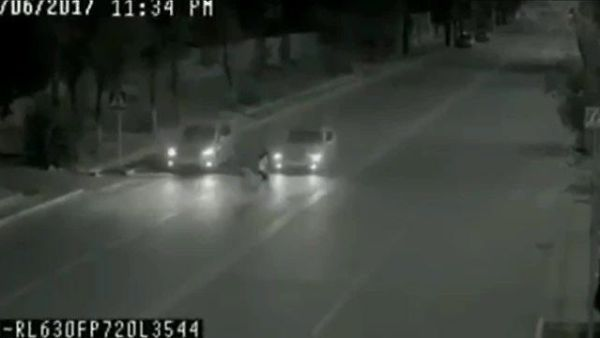
#> input picture Arshad/DIP/HW1/images/10.jpg, 600 x 338 px, found by its file name
$ jupyter execute 6-10.ipynb
#> lines starting #> are read from the running program, lines starting #| are printed output that depends on the picture
### Arshad/DIP/HW1/code/utils.py
from copy import deepcopy
import cv2
import numpy as np


def equalize_image(image):
    image = to_uint8(deepcopy(image))
    if len(image.shape) == 2:
        return cv2.equalizeHist(image)
    if len(image.shape) == 3:
        new_image = np.zeros_like(image)
        for k in range(image.shape[2]):
            new_image[..., k] = cv2.equalizeHist(image[..., k])
        return new_image
    raise

# [8 lines left out: function regional_equalization, not called in this run]

def log_transform(image, c=1):
    image = image.astype(float)
    return c * np.log(1 + image)

def power_transform(image, power, c=1):
    image = image.astype(float)
    return c * image**power

def nemai_transform(image, base=np.e, c=1):
    image = image.astype(float)
    return base ** (c*image)

def root_transform(image, root, c=1):
    image = image.astype(float)
    return power_transform(image, 1.0/root, c)

# [4 lines left out: function negative, not called in this run]

def histogram(img):
    img = to_uint8(img)
    a = [0 for x in range(256)]
    for x in range(256):
        a[x] = np.count_nonzero(img == x)
    return a

def to_uint8(image):
    return ((image - image.min()) / (image.max() - image.min()) * 255).astype('uint8')

# [21 lines left out: functions stretch_contrast, stretch_slice, not called in this run]

def linear_transform(image, a, b):
    return image.astype(float)*a + b

# [6 lines left out: function get_linear_parameters, not called in this run]

### Arshad/DIP/HW1/code/6-10.ipynb
[cell 1]
import matplotlib as mpl
import matplotlib.pyplot as plt
import numpy as np
from utils import *
import os

[cell 2]
# from google.colab import drive
# drive.mount('/content/drive')

[cell 3]
mpl.rcParams['figure.figsize'] = (10, 10)
mpl.rc('image', cmap='gray')

HW_path = '/Users/parsa/Daneshgah/Arshad/2/DIP/HomeWorks/HW1-1400-2/'
images_path = os.path.join(HW_path, 'images')
results_path = os.path.join(HW_path, 'results')

[cell 4]
image = plt.imread(os.path.join(images_path, '10.jpg'))
#> image is the input picture: shape (338, 600, 3); mean R, G, B 59, 64.4, 58.2
print(np.all(image[..., 0] == image[..., 1]), np.all(image[..., 2] == image[..., 1]))
#| False False
image = image[..., 2]
#> image: shape (338, 600)
image.shape
#> Out = (338, 600)

[cell 5]
image_histogram = histogram(image)
#> after the loop in histogram, `for x in range(256):`: a = 256 values, max 8861 at index 67, min 0 at index 63, mean 792.2
#> image_histogram has the same summary as a in histogram
plt.plot(image_histogram)
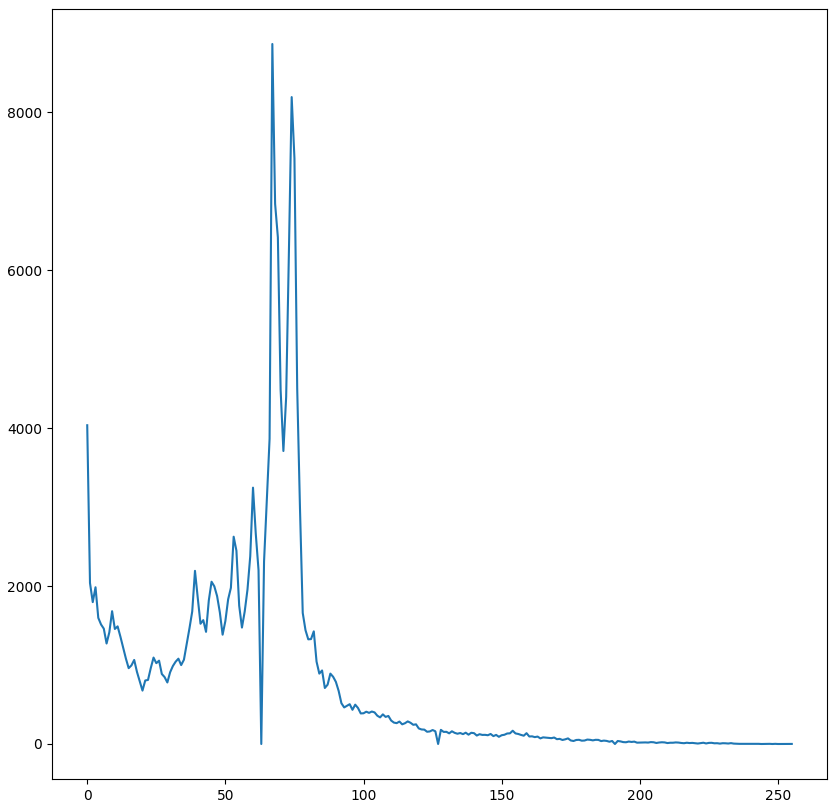
#> figure drawn by matplotlib, 1 panel; curve peaks at x = 67, y = 8861

[cell 6]
image.min(), image.max()
#> Out = (0, 251)

[cell 7]
i = 0

[cell 8]
equalized_image = equalize_image(image)
#> in equalize_image, `return cv2.equalizeHist(image)`:
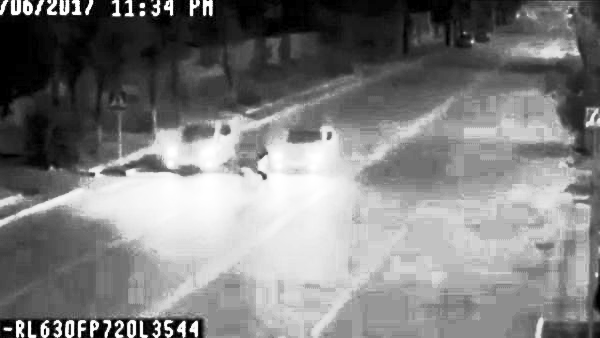
#> returned value: shape (338, 600); min 0, max 255, mean 126.9
equalized_image_historgram = histogram(equalized_image)
#> equalized_image_historgram = 256 values, max 8861 at index 142, min 0 at index 1, mean 792.2

powered_image = root_transform(nemai_transform(image + 2, 1.01), 2)
#> in nemai_transform, `return base ** (c*image)`:
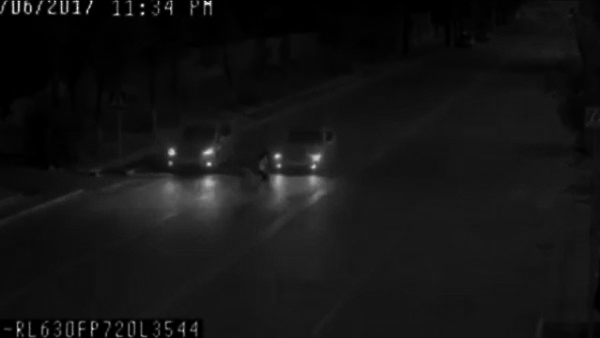
#> returned value: shape (338, 600) float64; min 1.02, max 12.4, mean 1.93; drawn with min black and max white
#> in power_transform, `return c * image**power`:
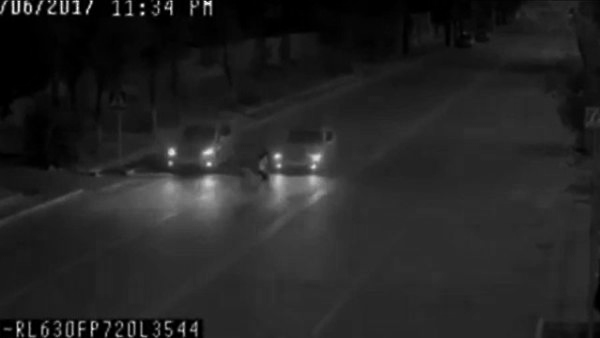
#> returned value: shape (338, 600) float64; min 1.01, max 3.52, mean 1.37; drawn with min black and max white
powered_image_historgram = histogram(powered_image)
#> powered_image_historgram = 256 values, max 14426 at index 44, min 0 at index 116, mean 792.2


fig, axes = plt.subplots(3,2, figsize=(15,15))

axes[0][0].imshow(image)
axes[1][0].imshow(equalized_image)
axes[2][0].imshow(powered_image)

axes[0][0].set_title('image')
axes[1][0].set_title('equalized_image')
axes[2][0].set_title('root_antilog_image')


axes[0][1].plot(image_histogram)
axes[1][1].plot(equalized_image_historgram)
axes[2][1].plot(powered_image_historgram)
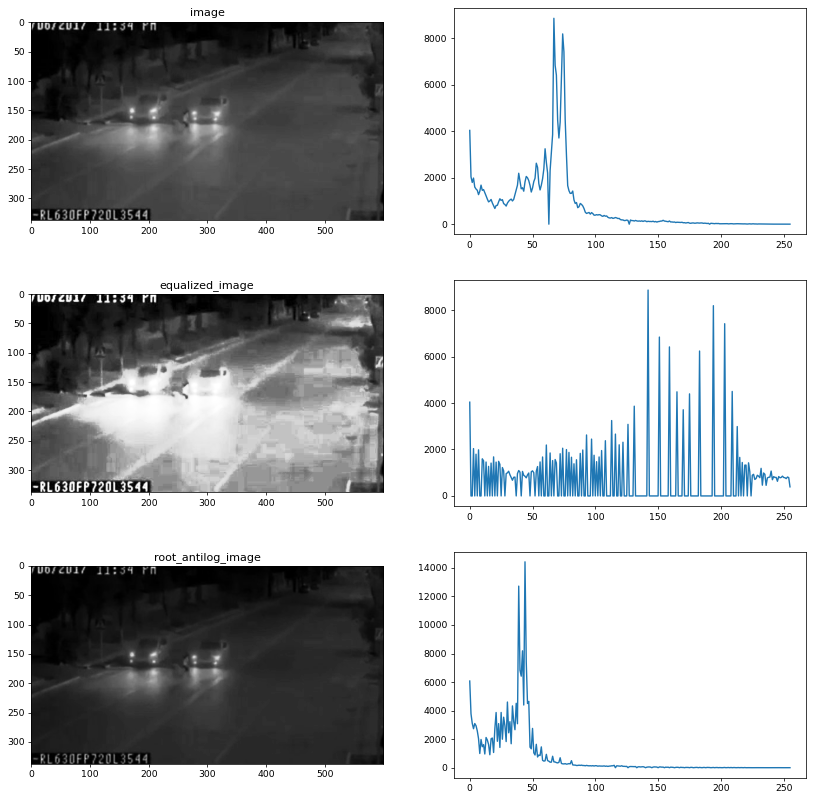
#> figure drawn by matplotlib, 6 panels; panel 2: curve peaks at x = 67, y = 8861; panel 4: curve peaks at x = 142, y = 8861; panel 6: curve peaks at x = 44, y = 14426

[cell 9]
a = [0.625, 4.166666666666667, 0.5675675675675675]
b = [0.0, -141.66666666666669, 110.27027027027029]
x = [np.arange(40), np.arange(40,70), np.arange(70,256)]

[cell 10]
yy = []
for aa, bb, xx in zip(a,b,x):
    yy.append(aa*xx + bb)

[cell 11]
plt.plot(x[0], yy[0])
plt.plot(x[1], yy[1])
plt.plot(x[2], yy[2])
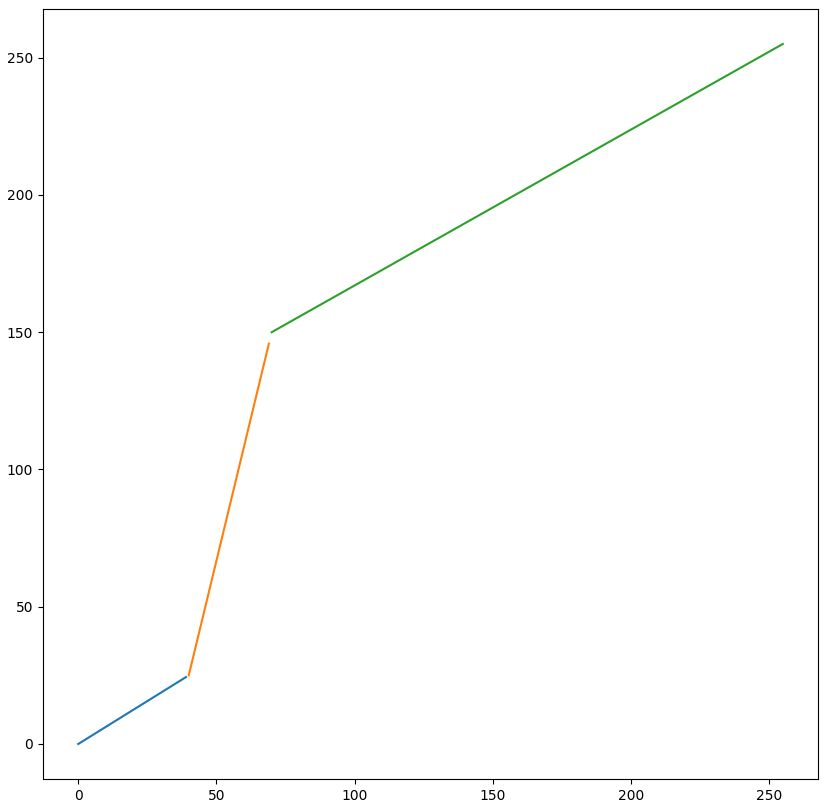
#> figure drawn by matplotlib, 1 panel; curve peaks at x = 39, y = 24.38; curve peaks at x = 69, y = 145.8; curve peaks at x = 255, y = 255

$ run again, with Arshad/DIP/HW1/images/1.jpg copied over Arshad/DIP/HW1/images/10.jpg
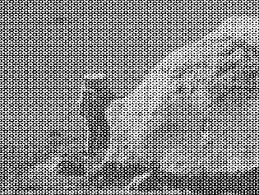
#> input picture Arshad/DIP/HW1/images/1.jpg, 259 x 195 px, found by its file name
#> image is the input picture: shape (195, 259, 3); min 0, max 255, mean 135.1
#| True True
#> after the loop in histogram, `for x in range(256):`: a = 256 values, max 2653 at index 0, min 84 at index 32, mean 197.3
#> image_histogram has the same summary as a in histogram
#> `[cell 5] image_histogram = histogram(image) plt.plot(image_histogram)`:
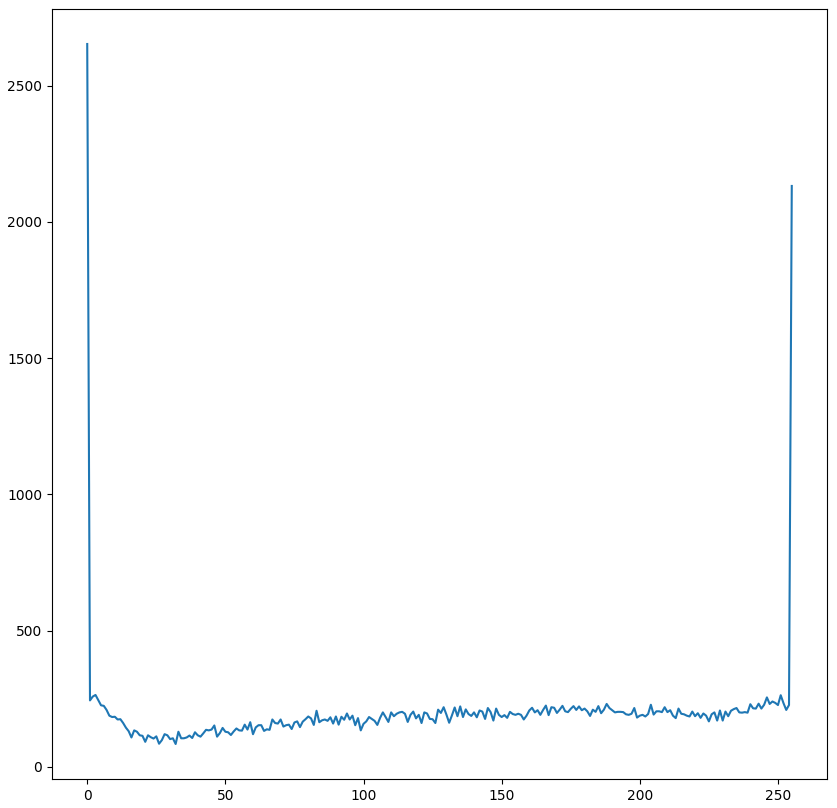
#> figure drawn by matplotlib, 1 panel; curve peaks at x = 0, y = 2653
#> `image.min(), image.max()`: Out = (0, 255)
#> equalized_image_historgram = 256 values, max 2653 at index 0, min 0 at index 2, mean 197.3
#> in power_transform, `return c * image**power`:
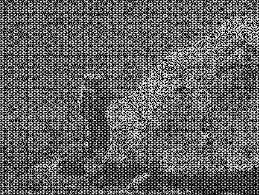
#> returned value: shape (195, 259) float64; min 1, max 3.56, mean 2.01; drawn with min black and max white
#> powered_image_historgram = 256 values, max 5012 at index 0, min 0 at index 116, mean 197.3

$ run again, with Arshad/DIP/HW1/images/11.jpg copied over Arshad/DIP/HW1/images/10.jpg
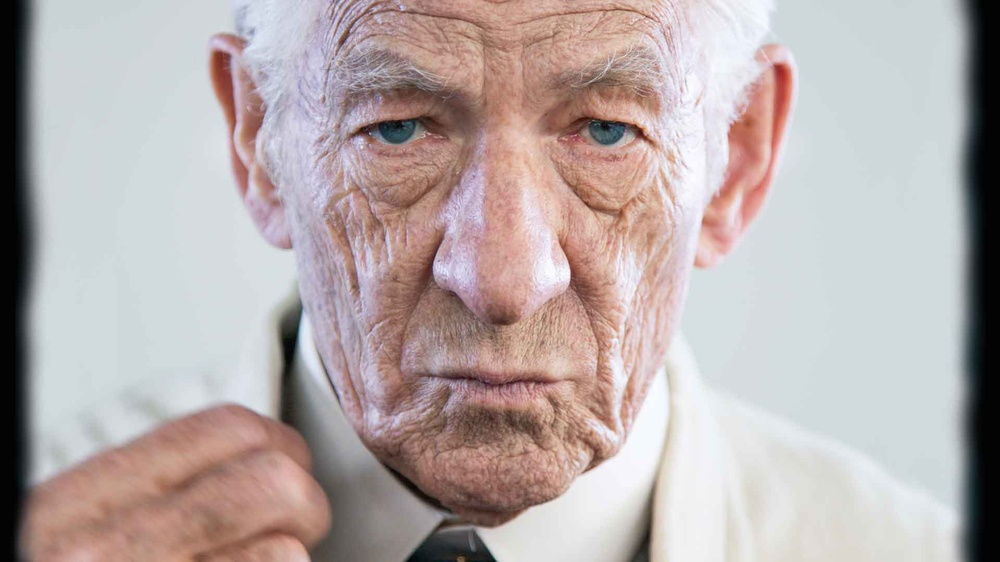
#> input picture Arshad/DIP/HW1/images/11.jpg, 1000 x 562 px, shrunk from 1920 x 1080 before the run, found by its file name
#> image is the input picture: shape (562, 1000, 3); mean R, G, B 182.8, 171.3, 170.3
#| False False
#> after the loop in histogram, `for x in range(256):`: a = 256 values, max 64307 at index 221, min 87 at index 0, mean 2195.3
#> image_histogram has the same summary as a in histogram
#> `[cell 5] image_histogram = histogram(image) plt.plot(image_histogram)`:
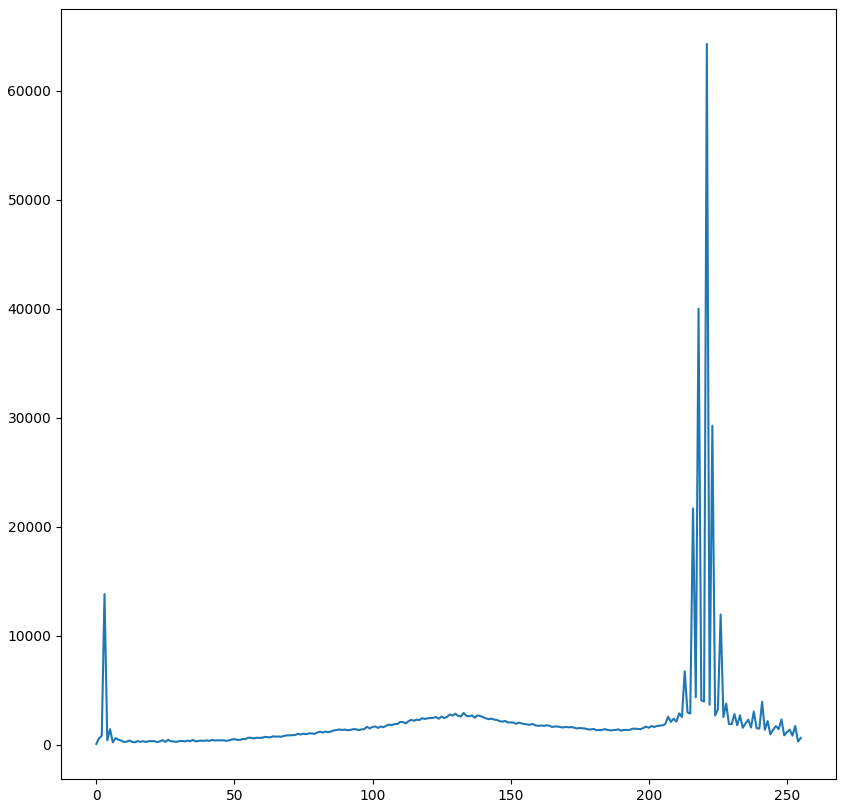
#> figure drawn by matplotlib, 1 panel; curve peaks at x = 221, y = 64307
#> `image.min(), image.max()`: Out = (0, 255)
#> equalized_image_historgram = 256 values, max 64307 at index 208, min 0 at index 2, mean 2195.3
#> in power_transform, `return c * image**power`:
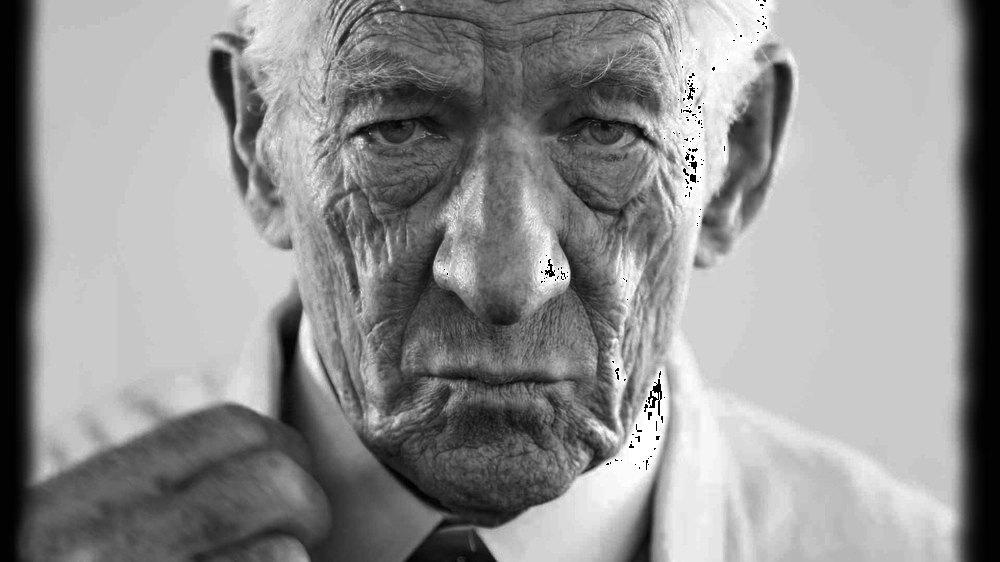
#> returned value: shape (562, 1000) float64; min 1, max 3.56, mean 2.46; drawn with min black and max white
#> powered_image_historgram = 256 values, max 64307 at index 202, min 0 at index 116, mean 2195.3

$ run again, with Arshad/DIP/HW1/images/12.jpg copied over Arshad/DIP/HW1/images/10.jpg
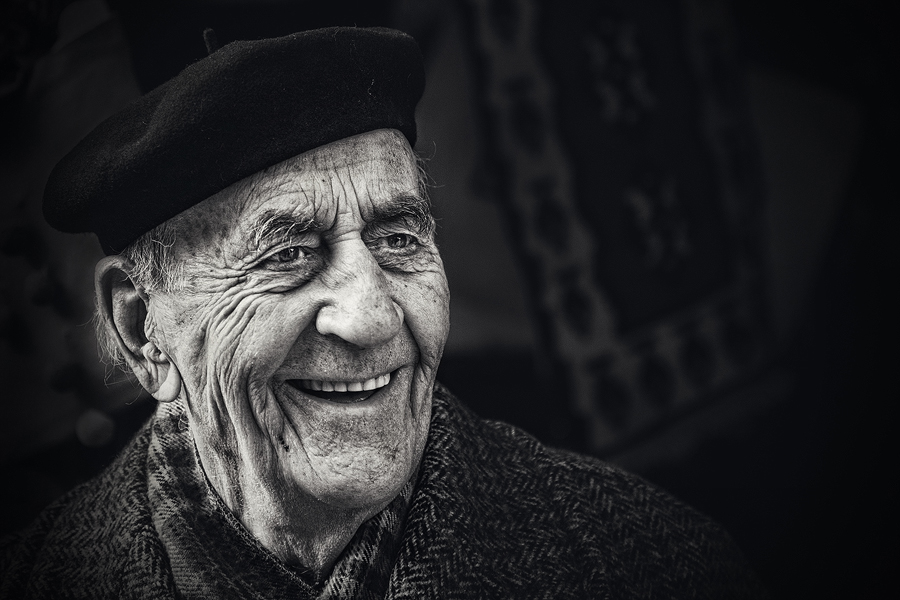
#> input picture Arshad/DIP/HW1/images/12.jpg, 900 x 600 px, found by its file name
#> image is the input picture: shape (600, 900, 3); mean R, G, B 39, 39.2, 41.1
#| False False
#> after the loop in histogram, `for x in range(256):`: a = 256 values, max 31610 at index 19, min 0 at index 42, mean 2109.4
#> image_histogram has the same summary as a in histogram
#> `[cell 5] image_histogram = histogram(image) plt.plot(image_histogram)`:
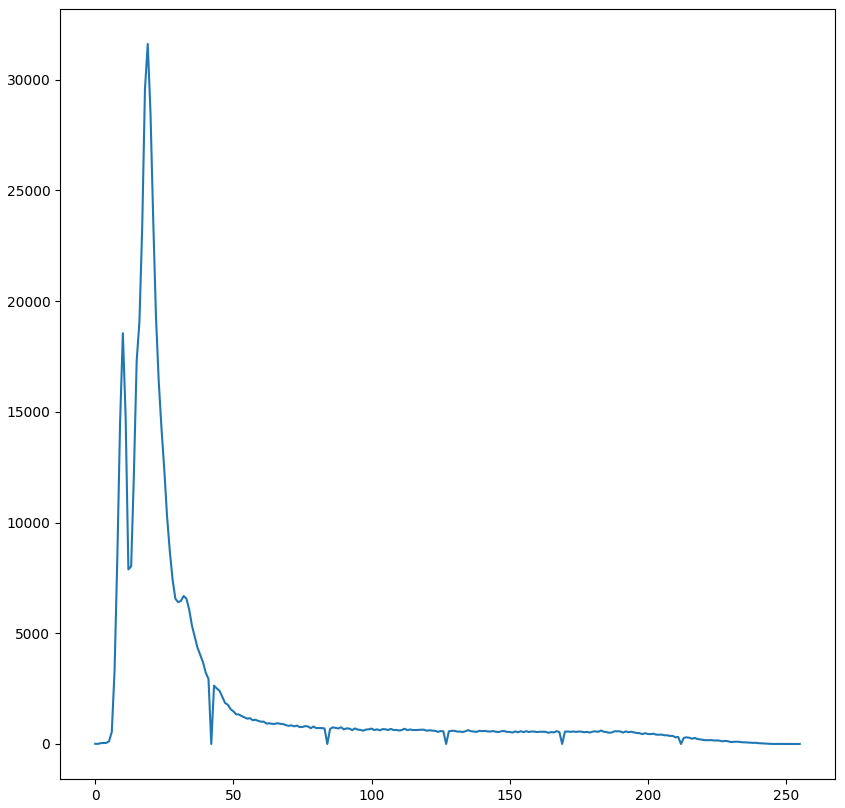
#> figure drawn by matplotlib, 1 panel; curve peaks at x = 19, y = 31610
#> `image.min(), image.max()`: Out = (0, 249)
#> equalized_image_historgram = 256 values, max 31610 at index 99, min 0 at index 1, mean 2109.4
#> in power_transform, `return c * image**power`:
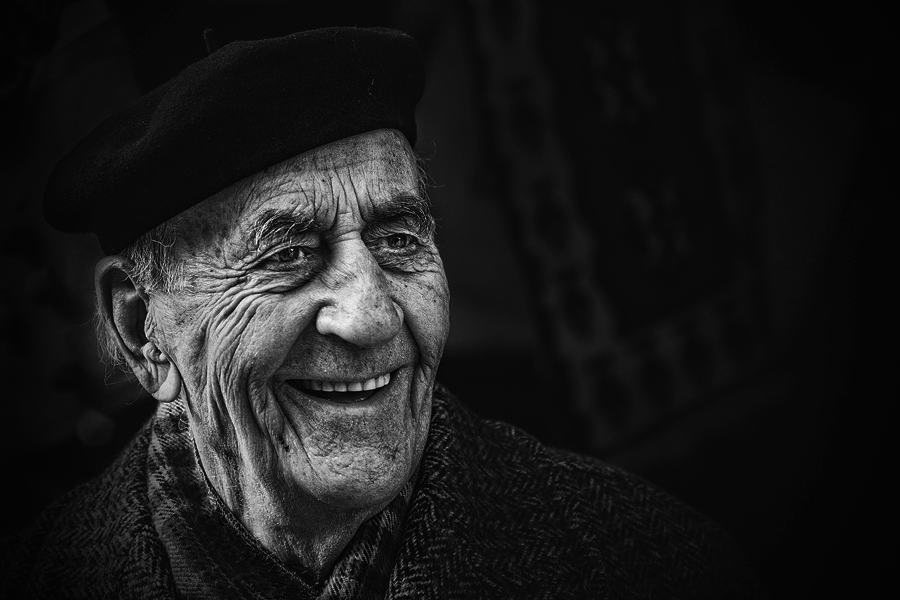
#> returned value: shape (600, 900) float64; min 1.01, max 3.49, mean 1.28; drawn with min black and max white
#> powered_image_historgram = 256 values, max 60131 at index 10, min 0 at index 110, mean 2109.4
